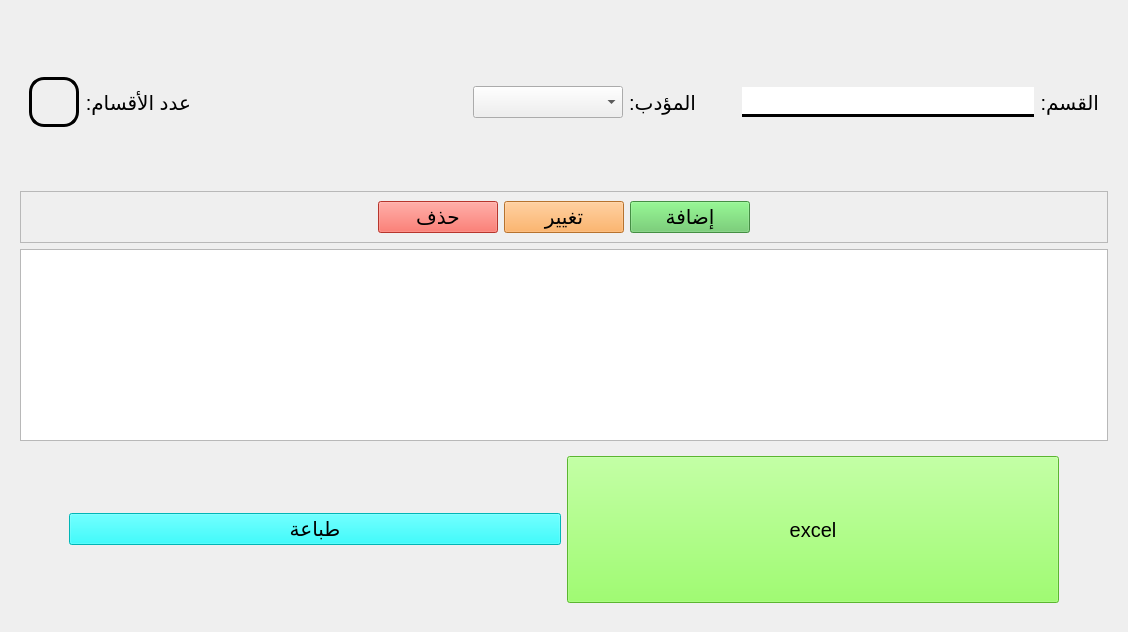
<?xml version="1.0" encoding="UTF-8"?>
<ui version="4.0">
 <class>classes_widget</class>
 <widget class="QWidget" name="classes_widget">
  <property name="windowModality">
   <enum>Qt::NonModal</enum>
  </property>
  <property name="geometry">
   <rect>
    <x>0</x>
    <y>0</y>
    <width>1128</width>
    <height>632</height>
   </rect>
  </property>
  <property name="windowTitle">
   <string>Form</string>
  </property>
  <layout class="QHBoxLayout" name="horizontalLayout">
   <item>
    <widget class="QFrame" name="frame_3">
     <property name="frameShape">
      <enum>QFrame::NoFrame</enum>
     </property>
     <property name="lineWidth">
      <number>2</number>
     </property>
     <layout class="QVBoxLayout" name="verticalLayout">
      <item>
       <widget class="QFrame" name="frame_2">
        <property name="frameShape">
         <enum>QFrame::NoFrame</enum>
        </property>
        <layout class="QHBoxLayout" name="horizontalLayout_2">
         <item>
          <widget class="QLabel" name="nb">
           <property name="minimumSize">
            <size>
             <width>50</width>
             <height>0</height>
            </size>
           </property>
           <property name="maximumSize">
            <size>
             <width>16777215</width>
             <height>50</height>
            </size>
           </property>
           <property name="font">
            <font>
             <pointsize>15</pointsize>
            </font>
           </property>
           <property name="styleSheet">
            <string notr="true">border: 3px solid black; 
border-radius: 15px</string>
           </property>
           <property name="text">
            <string/>
           </property>
          </widget>
         </item>
         <item>
          <widget class="QLabel" name="label_8">
           <property name="font">
            <font>
             <pointsize>15</pointsize>
            </font>
           </property>
           <property name="text">
            <string>عدد الأقسام:</string>
           </property>
          </widget>
         </item>
         <item>
          <spacer name="horizontalSpacer_3">
           <property name="sizeHint" stdset="0">
            <size>
             <width>276</width>
             <height>20</height>
            </size>
           </property>
          </spacer>
         </item>
         <item>
          <widget class="QComboBox" name="teacher_search">
           <property name="minimumSize">
            <size>
             <width>150</width>
             <height>30</height>
            </size>
           </property>
           <property name="font">
            <font>
             <pointsize>15</pointsize>
            </font>
           </property>
           <property name="layoutDirection">
            <enum>Qt::LeftToRight</enum>
           </property>
           <property name="editable">
            <bool>false</bool>
           </property>
           <property name="sizeAdjustPolicy">
            <enum>QComboBox::AdjustToContents</enum>
           </property>
          </widget>
         </item>
         <item>
          <widget class="QLabel" name="label_9">
           <property name="font">
            <font>
             <pointsize>15</pointsize>
            </font>
           </property>
           <property name="text">
            <string>المؤدب:</string>
           </property>
          </widget>
         </item>
         <item>
          <spacer name="horizontalSpacer">
           <property name="sizeType">
            <enum>QSizePolicy::Fixed</enum>
           </property>
           <property name="sizeHint" stdset="0">
            <size>
             <width>40</width>
             <height>20</height>
            </size>
           </property>
          </spacer>
         </item>
         <item>
          <widget class="QLineEdit" name="search">
           <property name="minimumSize">
            <size>
             <width>200</width>
             <height>30</height>
            </size>
           </property>
           <property name="font">
            <font>
             <pointsize>15</pointsize>
            </font>
           </property>
           <property name="styleSheet">
            <string notr="true">border: 3px solid black;
border-left: none;
border-right: none;
border-top: none 
</string>
           </property>
          </widget>
         </item>
         <item>
          <widget class="QLabel" name="label_7">
           <property name="font">
            <font>
             <pointsize>15</pointsize>
            </font>
           </property>
           <property name="text">
            <string>القسم:</string>
           </property>
          </widget>
         </item>
        </layout>
       </widget>
      </item>
      <item>
       <widget class="QFrame" name="frame">
        <property name="frameShape">
         <enum>QFrame::StyledPanel</enum>
        </property>
        <property name="frameShadow">
         <enum>QFrame::Raised</enum>
        </property>
        <layout class="QHBoxLayout" name="horizontalLayout_14">
         <item>
          <spacer name="horizontalSpacer_2">
           <property name="orientation">
            <enum>Qt::Horizontal</enum>
           </property>
           <property name="sizeHint" stdset="0">
            <size>
             <width>40</width>
             <height>20</height>
            </size>
           </property>
          </spacer>
         </item>
         <item>
          <widget class="QPushButton" name="delete_btn">
           <property name="minimumSize">
            <size>
             <width>120</width>
             <height>30</height>
            </size>
           </property>
           <property name="maximumSize">
            <size>
             <width>120</width>
             <height>16777215</height>
            </size>
           </property>
           <property name="font">
            <font>
             <pointsize>15</pointsize>
            </font>
           </property>
           <property name="styleSheet">
            <string notr="true">background-color: rgb(255, 74, 61);</string>
           </property>
           <property name="text">
            <string>حذف</string>
           </property>
          </widget>
         </item>
         <item>
          <widget class="QPushButton" name="update_btn">
           <property name="minimumSize">
            <size>
             <width>120</width>
             <height>30</height>
            </size>
           </property>
           <property name="maximumSize">
            <size>
             <width>120</width>
             <height>16777215</height>
            </size>
           </property>
           <property name="font">
            <font>
             <pointsize>15</pointsize>
            </font>
           </property>
           <property name="styleSheet">
            <string notr="true">background-color: rgb(255, 160, 65);</string>
           </property>
           <property name="text">
            <string>تغيير</string>
           </property>
          </widget>
         </item>
         <item>
          <widget class="QPushButton" name="add_btn">
           <property name="minimumSize">
            <size>
             <width>120</width>
             <height>30</height>
            </size>
           </property>
           <property name="maximumSize">
            <size>
             <width>120</width>
             <height>16777215</height>
            </size>
           </property>
           <property name="font">
            <font>
             <pointsize>15</pointsize>
            </font>
           </property>
           <property name="styleSheet">
            <string notr="true">background-color: rgb(95, 199, 94);</string>
           </property>
           <property name="text">
            <string>إضافة</string>
           </property>
          </widget>
         </item>
         <item>
          <spacer name="horizontalSpacer_6">
           <property name="orientation">
            <enum>Qt::Horizontal</enum>
           </property>
           <property name="sizeHint" stdset="0">
            <size>
             <width>40</width>
             <height>20</height>
            </size>
           </property>
          </spacer>
         </item>
        </layout>
       </widget>
      </item>
      <item>
       <widget class="QTableView" name="class_table">
        <property name="font">
         <font>
          <pointsize>15</pointsize>
         </font>
        </property>
        <property name="layoutDirection">
         <enum>Qt::LeftToRight</enum>
        </property>
        <property name="editTriggers">
         <set>QAbstractItemView::NoEditTriggers</set>
        </property>
        <property name="alternatingRowColors">
         <bool>true</bool>
        </property>
        <property name="selectionMode">
         <enum>QAbstractItemView::NoSelection</enum>
        </property>
        <property name="selectionBehavior">
         <enum>QAbstractItemView::SelectItems</enum>
        </property>
        <property name="verticalScrollMode">
         <enum>QAbstractItemView::ScrollPerItem</enum>
        </property>
        <property name="horizontalScrollMode">
         <enum>QAbstractItemView::ScrollPerItem</enum>
        </property>
        <property name="showGrid">
         <bool>false</bool>
        </property>
        <attribute name="horizontalHeaderMinimumSectionSize">
         <number>150</number>
        </attribute>
        <attribute name="horizontalHeaderDefaultSectionSize">
         <number>150</number>
        </attribute>
        <attribute name="verticalHeaderCascadingSectionResizes">
         <bool>true</bool>
        </attribute>
        <attribute name="verticalHeaderDefaultSectionSize">
         <number>35</number>
        </attribute>
       </widget>
      </item>
      <item>
       <widget class="QFrame" name="frame_7">
        <property name="frameShape">
         <enum>QFrame::NoFrame</enum>
        </property>
        <layout class="QHBoxLayout" name="horizontalLayout_5">
         <item>
          <spacer name="horizontalSpacer_5">
           <property name="sizeHint" stdset="0">
            <size>
             <width>40</width>
             <height>20</height>
            </size>
           </property>
          </spacer>
         </item>
         <item>
          <widget class="QPushButton" name="printing_btn">
           <property name="minimumSize">
            <size>
             <width>150</width>
             <height>30</height>
            </size>
           </property>
           <property name="font">
            <font>
             <pointsize>15</pointsize>
            </font>
           </property>
           <property name="styleSheet">
            <string notr="true">background-color: rgb(0, 255, 255);</string>
           </property>
           <property name="text">
            <string>طباعة</string>
           </property>
           <property name="shortcut">
            <string>Ctrl+P</string>
           </property>
          </widget>
         </item>
         <item>
          <widget class="QPushButton" name="export_btn">
           <property name="sizePolicy">
            <sizepolicy hsizetype="Minimum" vsizetype="Preferred">
             <horstretch>0</horstretch>
             <verstretch>0</verstretch>
            </sizepolicy>
           </property>
           <property name="minimumSize">
            <size>
             <width>150</width>
             <height>30</height>
            </size>
           </property>
           <property name="font">
            <font>
             <pointsize>15</pointsize>
            </font>
           </property>
           <property name="styleSheet">
            <string notr="true">background-color: rgb(127, 255, 67);</string>
           </property>
           <property name="text">
            <string>excel</string>
           </property>
           <property name="shortcut">
            <string>Ctrl+E</string>
           </property>
          </widget>
         </item>
         <item>
          <spacer name="horizontalSpacer_4">
           <property name="sizeHint" stdset="0">
            <size>
             <width>40</width>
             <height>20</height>
            </size>
           </property>
          </spacer>
         </item>
        </layout>
       </widget>
      </item>
     </layout>
    </widget>
   </item>
  </layout>
 </widget>
 <resources/>
 <connections/>
</ui>
